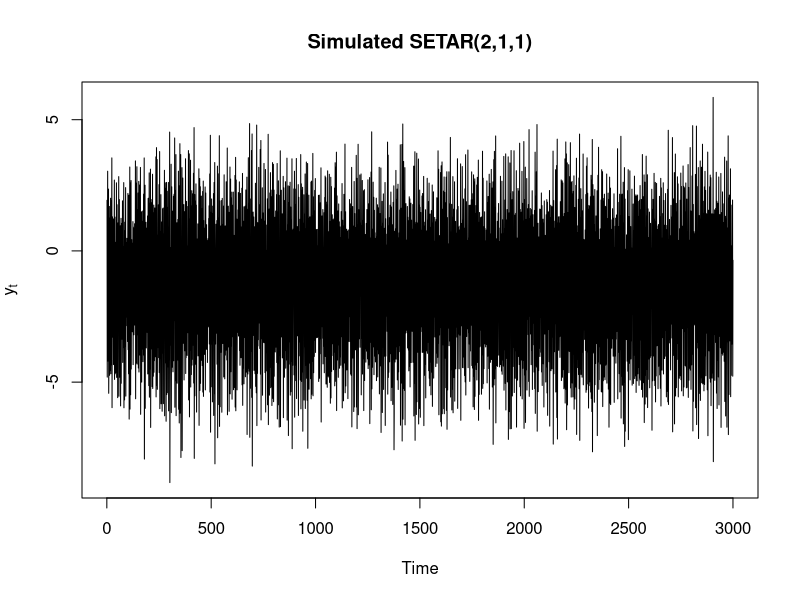
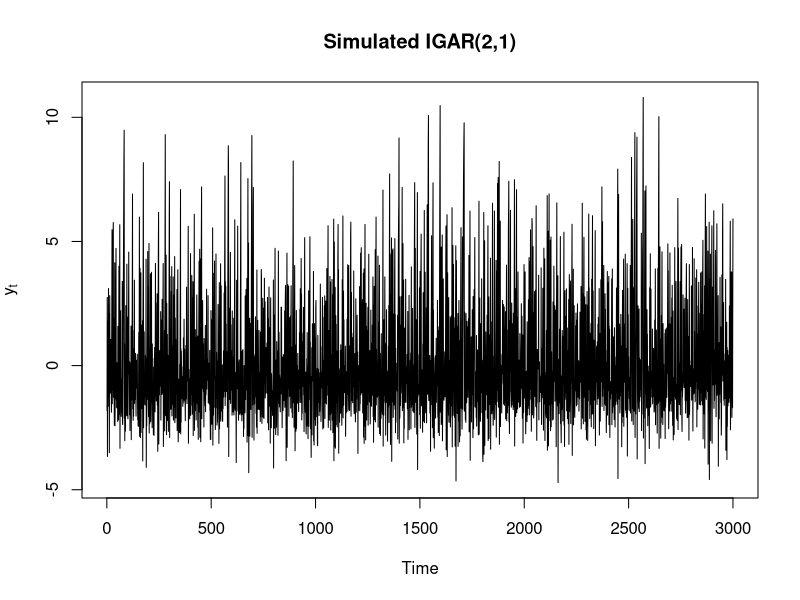
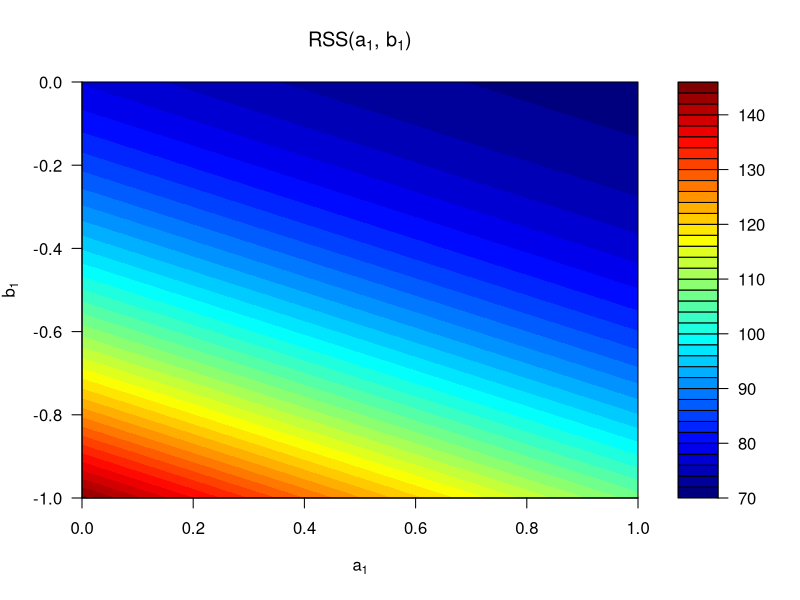
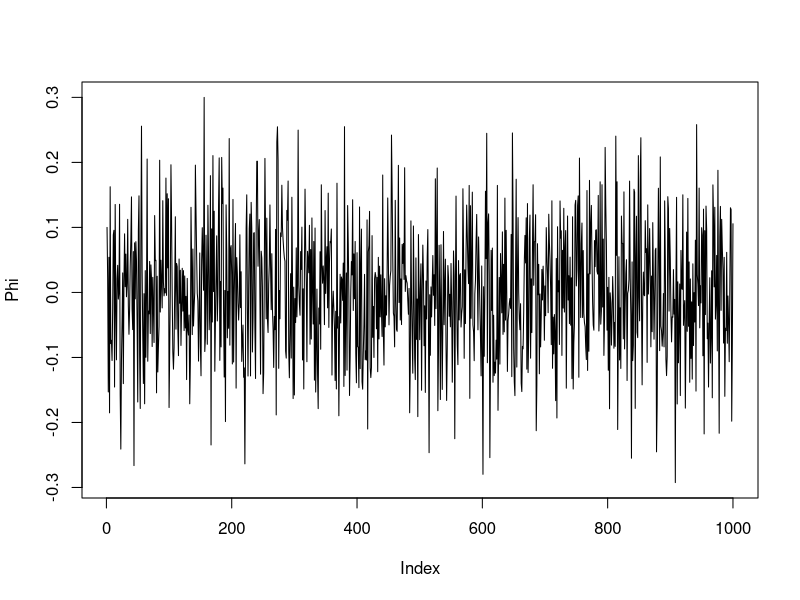
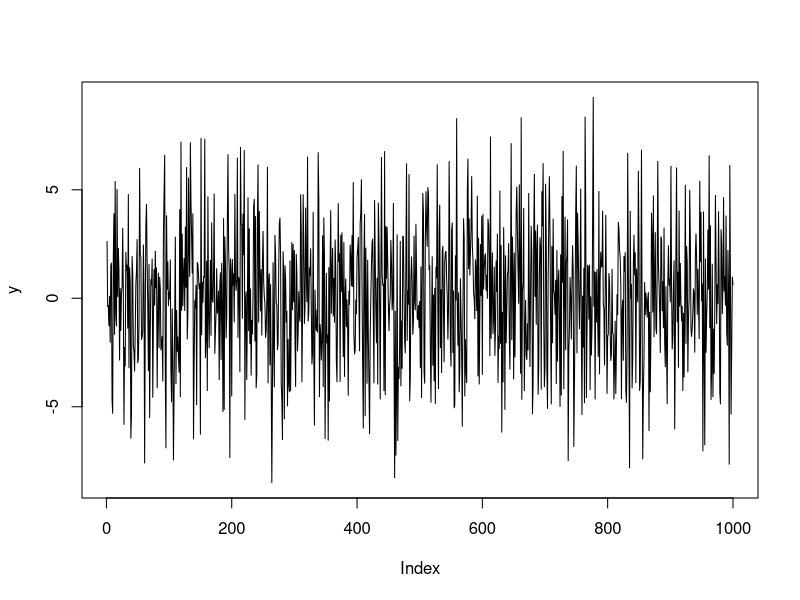
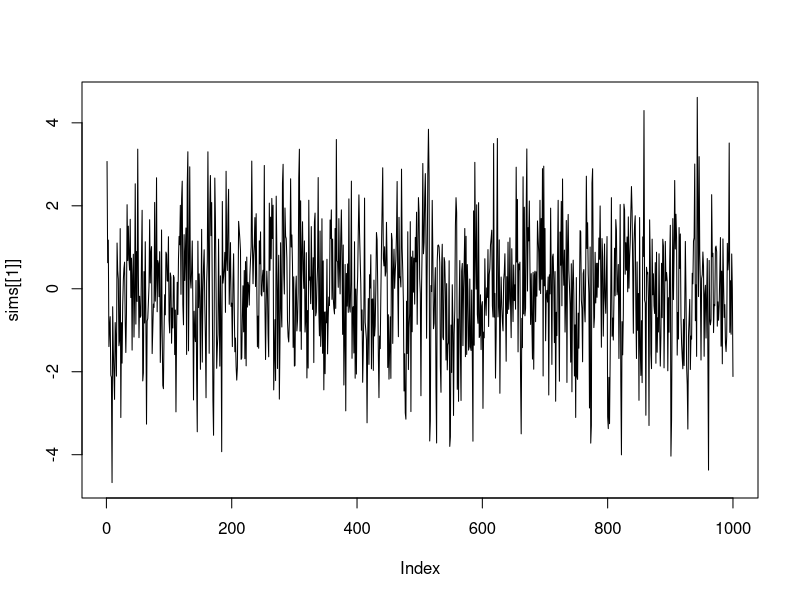
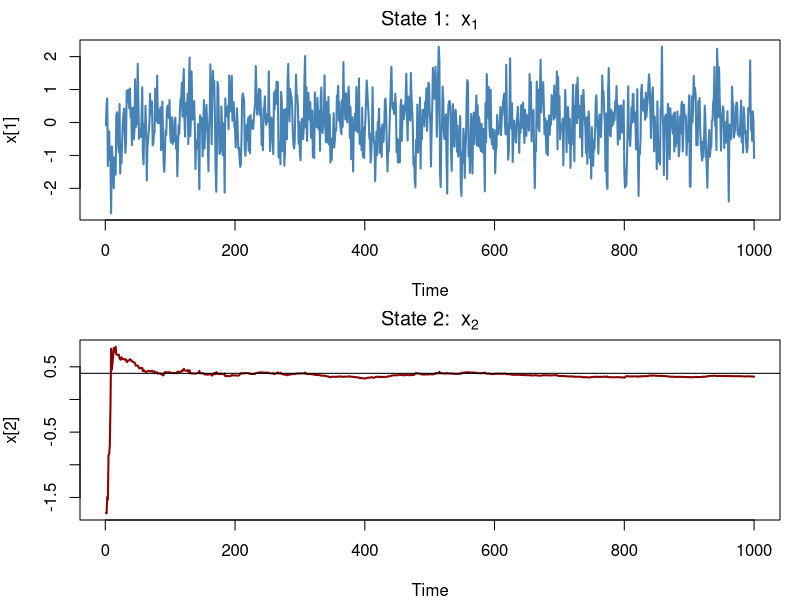
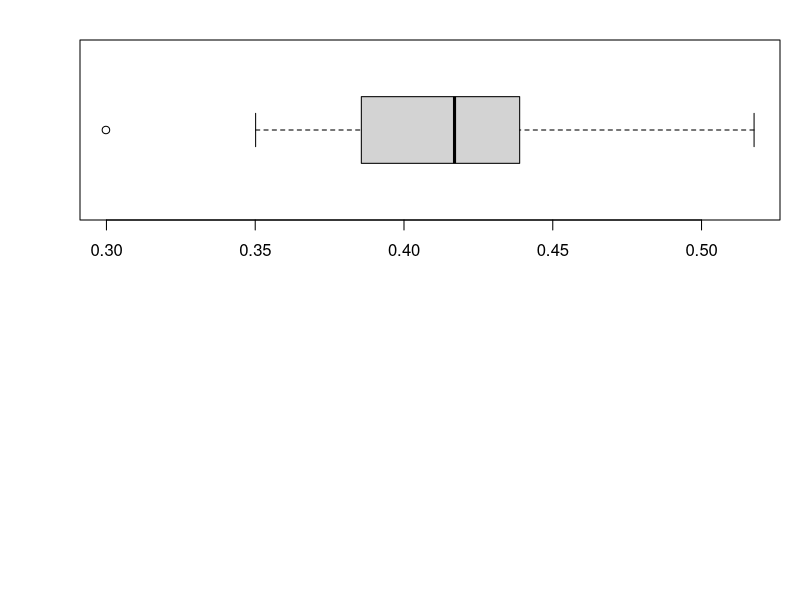

The R script that drew these images, in order:
## ---- chunk 1
n <- 3100
r <- rnorm(n)
a0 <- 3
a1 <- 0.8
b0 <- -3
b1 <- -0.8
thr <- 0
## Make a time series y with a regime model
y <- rep(NA,n)
y[1] <- r[1]
for(t in 2:n)
  {
    if(y[t-1] <= thr)
      {
        y[t] <- a0 + a1 * y[t-1] + r[t]
      }
    else
      {
        y[t] <- b0 + b1 * y[t-1] + r[t]
      }
  }

y <- tail(y, -100)

ts.plot(y, main = "Simulated SETAR(2,1,1)", ylab = expression(y[t]))
## ---- chunk 2
RSSa1b1_SETAR <- function(theta) {
    n <- length(y)
    a1 <- theta[1]
    b1 <- theta[2]
    
    Q <- 0
    for (t in 2:n) {
      if(y[t-1] <= thr)
      {
        mean <- a0 + a1 * y[t-1] 
      }
    else
      {
        mean <- b0 + b1 * y[t-1] 
      }
        Q <- Q + (y[t] - mean)^2
    }
    return(Q)
}
optim(c(0.5, 0.5), RSSa1b1_SETAR)

## ---- chunk 3
RSSa1b1_SETAR <- function(theta) {
    n <- length(y)
    thr <- theta[1]

    Q <- 0
    for (t in 2:n) {
      if(y[t-1] <= thr)
      {
        mean <- a0 + a1 * y[t-1] 
      }
    else
      {
        mean <- b0 + b1 * y[t-1] 
      }
        Q <- Q + (y[t] - mean)^2
    }
    return(Q)
}
optim(c(1), RSSa1b1_SETAR, method = 'Brent', lower = min(y), upper = max(y))

## ---- chunk 4
RSSa1b1_SETAR <- function(theta) {
    n <- length(y)
    a0 <- theta[1]
    a1 <- theta[2]
    b0 <- theta[3]
    b1 <- theta[4]
    thr <- theta[5]
    
    Q <- 0
    for (t in 2:n) {
      if(y[t-1] <= thr)
      {
        mean <- a0 + a1 * y[t-1] 
      }
    else
      {
        mean <- b0 + b1 * y[t-1] 
      }
        Q <- Q + (y[t] - mean)^2
    }
    return(Q)
}
optim(c(0.5, 0.5, 0.5, 0.5, 0.5), RSSa1b1_SETAR)
## ---- chunk 5
set.seed(41)
n <- 3100
a0 <- 3
a1 <- 0.8
b0 <- -1
b1 <- -0.2
p <- 0.3

r <- rnorm(n)
y <- rep(NA,n)
y[1] <- r[1]
for(t in 2:n)
  {
    if(rbinom(1,1,p) == 1)
      {
        y[t] <- a0 + a1 * y[t-1] + r[t]
      }
    else
      {
        y[t] <- b0 + b1* y[t-1] + r[t]
      }
}

y <- tail(y, -100)

ts.plot(y, main = "Simulated IGAR(2,1)", ylab = expression(y[t]))
## ---- chunk 6
RSSa1b1 <- function(theta) {
    n <- length(y)
    a1 <- theta[1]
    b1 <- theta[2]
    
    Q <- 0
    for (t in 2:n) {
        mean = p*(a0 + a1*y[t-1]) + (1-p)*(b0+b1*y[t-1])
        Q <- Q + (y[t] - mean)^2
    }
    return(Q)
}
optim(c(0.5, 0.5), RSSa1b1)
## ---- chunk 7
RSSp <- function(theta) {
    n <- length(y)
    p <- theta[1]
    
    Q <- 0
    for (t in 2:n) {
        mean = p*(a0 + a1*y[t-1]) + (1-p)*(b0+b1*y[t-1])
        Q <- Q + (y[t] - mean)^2
    }
    return(Q)
}

optim(c(0.5), RSSp, method='Brent', lower=0, upper=1)
## ---- chunk 8
RSSall <- function(theta) {
    n <- length(y)
    a0 <- theta[1]
    a1 <- theta[2]
    b0 <- theta[3]
    b1 <- theta[4]
    p <- theta[5]

    
    Q <- 0
    for (t in 2:n) {
        mean = p*(a0 + a1*y[t-1]) + (1-p)*(b0+b1*y[t-1])
        Q <- Q + (y[t] - mean)^2
    }
    return(Q)
}

optim(c(0.5, 0.5, 0.5, 0.5, 0.5), RSSall)
## ---- chunk 9
RSSa1b1 <- function(theta, y) {
    n <- length(y)
    a1 <- theta[1]
    b1 <- theta[2]
    
    Q <- 0
    for (t in 2:n) {
        mean = p*(a0 + a1*y[t-1]) + (1-p)*(b0+b1*y[t-1])
        Q <- Q + (y[t] - mean)^2
    }
    return(Q)
}

ysub <- y[1001:1030]

steps <- 100
# Create grid of points
X <- seq(0, 1, length.out = steps)
Y <- seq(-1, 0, length.out = steps)

# Evaluate RSSa1b1 over grid
Z <- outer(X, Y, Vectorize(function(h, t) RSSa1b1(c(h, t), ysub)))

filled.contour(
  X, Y, Z,
  #color.palette = terrain.colors,
  xlab = expression(a[1]),
  ylab = expression(b[1]),
  main = expression(paste("RSS(", a[1], ", ", b[1], ")")),
  nlevels = 30,
  color.palette = colorRampPalette(c("#00007F", "blue", "#007FFF", "cyan", "#7FFF7F", "yellow", "#FF7F00", "red", "#7F0000"))
)
## ---- chunk 10
n=1000
sigmae<-3
sigmac <- 0.1
e <- rnorm(n,0,sigmae)
c <- rnorm(n,0,sigmac)
mu <- 0
phi <- -0.01
Phi <- numeric(n)
Phi[1] <- 0.1
y <- numeric(n)
y[1] <- e[1]


for( t in 2:n) {
    Phi[t] <- phi*Phi[t-1]+mu*(1-phi)+c[t]
    y[t] <- Phi[t]*y[t-1]+e[t]
    
    
}
    
plot(Phi, type='l')
plot(y, type='l')
## ---- chunk 11
a <- 0.4
sim_length <- 1000
num_sims <- 20
process_var <- 1
obs_var <- 1

sims <- vector(mode='list', length=num_sims)
for (i in 1:num_sims) {
    sim <- numeric(length=sim_length)
    sim[1] <- rnorm(1, mean=0, sd=sqrt(process_var))
    for (j in 2:sim_length) {
        sim[j] <- a * sim[j-1] + rnorm(1, mean=0, sd=sqrt(process_var))
    }
    sims[[i]] = sim + rnorm(sim_length, mean=0, sd=sqrt(obs_var))
}

plot(sims[[1]], type='l')
## ---- chunk 12
a_var <- 1
process_var <- 1
R1 <- matrix(c(process_var, 0, 0, 0), nrow=2, ncol=2)

x = matrix(nrow=2, ncol=sim_length)
x[1,1] <- rnorm(1, mean=0, sd=sqrt(process_var))
x[2,1] <- rnorm(1, mean=0, sd=sqrt(a_var))
P <- matrix(c(process_var, 0, 0, a_var), nrow=2, ncol=2)
f <- function(x) { return(matrix(c(x[1]*x[2], x[2])))}
F <- function(x) { return(matrix(c(x[2], 0, x[1], 1), ncol=2, nrow=2)) }
h <- function(x) { return(x[1]) }
H <- function (x) { return(matrix(c(1, 0), ncol=2)) }
    
i = 1
for (t in 2:sim_length) {
    xt = f(x[, t-1])
    P = F(x[,t-1]) %*% P %*% t(F(x[,t-1])) + R1
    
    res = sims[[i]][t] - xt[1]
    K = P %*% t(H(x[,t-1])) %*% solve(H(x[,t-1]) %*% P %*% t(H(x[,t-1])) + obs_var)
    xt = xt + K * res
    P = (diag(2) - K %*% H(x[,t-1])) %*% P
    
    x[,t] = xt
}

par(mfrow = c(2, 1),        # two rows, one column
    mar = c(4, 4, 2, 1))    # smaller margins

plot(x[1, ], type = "l", col = "steelblue", lwd = 2,
     main = expression("State 1: " ~ x[1]),
     xlab = "Time", ylab = "x[1]")

plot(x[2, ], type = "l", col = "darkred", lwd = 2,
     main = expression("State 2: " ~ x[2]),
     xlab = "Time", ylab = "x[2]")
abline(h = 0.4)
## ---- chunk 13
estimate_a <- function(data) {
    burn_in <- 500
    a_var <- 1
    R1 <- matrix(c(process_var, 0, 0, 0), nrow=2, ncol=2)
    
    x = matrix(nrow=2, ncol=sim_length)
    x[1,1] <- rnorm(1, mean=0, sd=sqrt(process_var))
    x[2,1] <- rnorm(1, mean=0, sd=sqrt(a_var))
    P <- matrix(c(process_var, 0, 0, a_var), nrow=2, ncol=2)
    f <- function(x) { return(matrix(c(x[1]*x[2], x[2])))}
    F <- function(x) { return(matrix(c(x[2], 0, x[1], 1), ncol=2, nrow=2)) }
    h <- function(x) { return(x[1]) }
    H <- function (x) { return(matrix(c(1, 0), ncol=2)) }
        
    for (t in 2:sim_length) {
        xt = f(x[, t-1])
        P = F(x[,t-1]) %*% P %*% t(F(x[,t-1])) + R1
        
        res = data[t] - xt[1]
        K = P %*% t(H(x[,t-1])) %*% solve(H(x[,t-1]) %*% P %*% t(H(x[,t-1])) + obs_var)
        xt = xt + K * res
        P = (diag(2) - K %*% H(x[,t-1])) %*% P
        
        x[,t] = xt
    }
    return(mean(x[2,burn_in:sim_length]))
}

estimates <- numeric(20)
for (i in 1:20) {
  estimates[i] <- estimate_a(sims[[i]])
}
quantile(estimates, probs = c(0.025, 0.5, 0.975))
boxplot(estimates, horizontal = TRUE)
